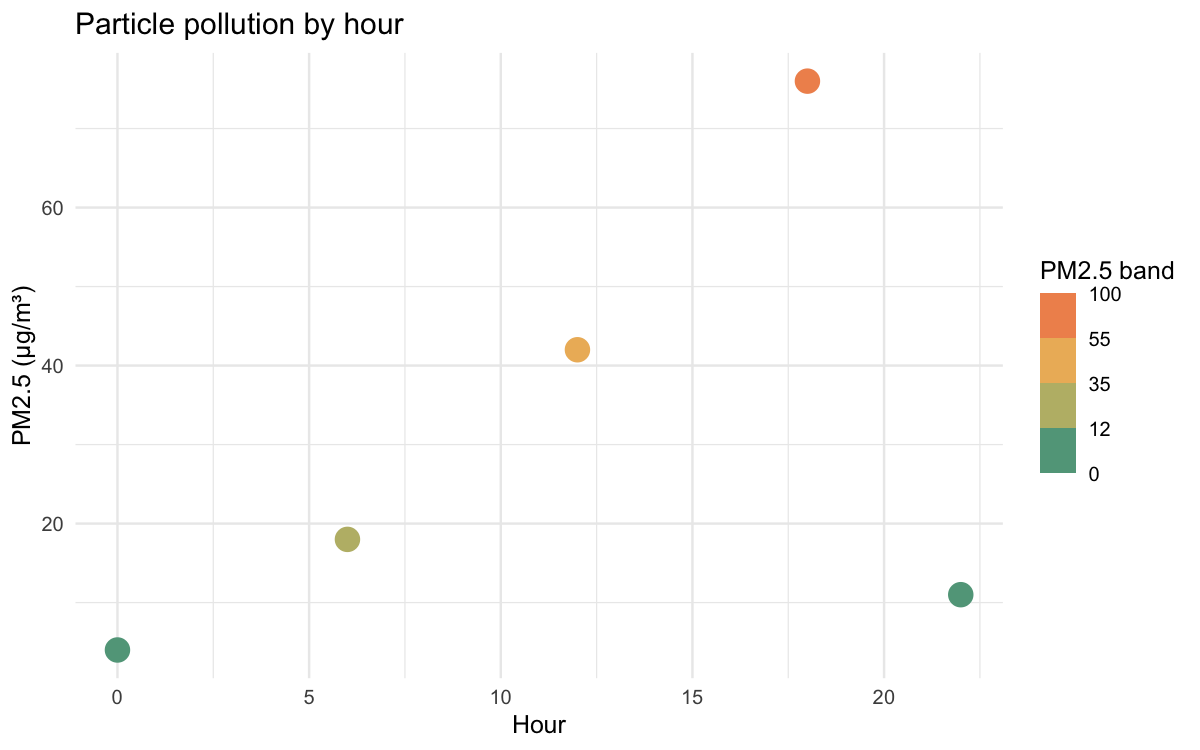

The R source for this figure:
library(ggplot2)

readings <- data.frame(
  hour = c(0, 6, 12, 18, 22),
  pm25 = c(4, 18, 42, 76, 11)
)

png("artifacts/scale-equivalence/pr5-color-fill/ggplot2-reference.png",
    width = 1200, height = 750, res = 150)
print(
  ggplot(readings, aes(hour, pm25, colour = pm25)) +
    geom_point(size = 5) +
    scale_colour_stepsn(
      colours = c("#2a9d8f", "#e9c46a", "#f4a261", "#e76f51"),
      breaks = c(0, 12, 35, 55, 100),
      limits = c(0, 100),
      name = "PM2.5 band"
    ) +
    labs(
      title = "Particle pollution by hour",
      x = "Hour",
      y = "PM2.5 (µg/m³)"
    ) +
    theme_minimal(base_size = 12)
)
dev.off()
